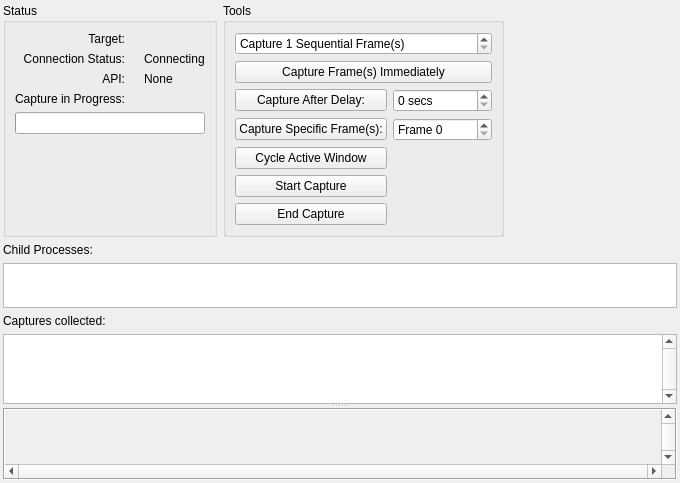
<?xml version="1.0" encoding="UTF-8"?>
<ui version="4.0">
 <class>LiveCapture</class>
 <widget class="QFrame" name="LiveCapture">
  <property name="geometry">
   <rect>
    <x>0</x>
    <y>0</y>
    <width>680</width>
    <height>483</height>
   </rect>
  </property>
  <property name="windowTitle">
   <string>Connecting...</string>
  </property>
  <layout class="QVBoxLayout" name="mainLayout">
   <property name="leftMargin">
    <number>3</number>
   </property>
   <property name="topMargin">
    <number>3</number>
   </property>
   <property name="rightMargin">
    <number>3</number>
   </property>
   <property name="bottomMargin">
    <number>3</number>
   </property>
   <item>
    <widget class="QFrame" name="frame_3">
     <property name="sizePolicy">
      <sizepolicy hsizetype="Preferred" vsizetype="Maximum">
       <horstretch>0</horstretch>
       <verstretch>0</verstretch>
      </sizepolicy>
     </property>
     <layout class="QHBoxLayout" name="horizontalLayout">
      <property name="leftMargin">
       <number>0</number>
      </property>
      <property name="topMargin">
       <number>0</number>
      </property>
      <property name="rightMargin">
       <number>0</number>
      </property>
      <property name="bottomMargin">
       <number>0</number>
      </property>
      <item>
       <widget class="QGroupBox" name="statusGroup">
        <property name="title">
         <string>Status</string>
        </property>
        <layout class="QGridLayout" name="gridLayout_2">
         <item row="0" column="0">
          <widget class="QLabel" name="label">
           <property name="text">
            <string>Target:</string>
           </property>
           <property name="alignment">
            <set>Qt::AlignRight|Qt::AlignTrailing|Qt::AlignVCenter</set>
           </property>
          </widget>
         </item>
         <item row="0" column="2">
          <widget class="QLabel" name="target">
           <property name="text">
            <string/>
           </property>
          </widget>
         </item>
         <item row="1" column="0">
          <widget class="QLabel" name="connectionStatusLabel">
           <property name="text">
            <string>Connection Status:</string>
           </property>
           <property name="alignment">
            <set>Qt::AlignRight|Qt::AlignTrailing|Qt::AlignVCenter</set>
           </property>
          </widget>
         </item>
         <item row="1" column="1">
          <widget class="QLabel" name="connectionIcon">
           <property name="sizePolicy">
            <sizepolicy hsizetype="Fixed" vsizetype="Preferred">
             <horstretch>0</horstretch>
             <verstretch>0</verstretch>
            </sizepolicy>
           </property>
           <property name="text">
            <string/>
           </property>
           <property name="pixmap">
            <pixmap resource="../../Resources/resources.qrc">:/hourglass.png</pixmap>
           </property>
          </widget>
         </item>
         <item row="1" column="2">
          <widget class="QLabel" name="connectionStatus">
           <property name="text">
            <string>Connecting</string>
           </property>
          </widget>
         </item>
         <item row="2" column="0">
          <widget class="QLabel" name="apiStatusLabel">
           <property name="text">
            <string>API:</string>
           </property>
           <property name="alignment">
            <set>Qt::AlignRight|Qt::AlignTrailing|Qt::AlignTop</set>
           </property>
          </widget>
         </item>
         <item row="2" column="1">
          <widget class="RDLabel" name="apiIcon">
           <property name="sizePolicy">
            <sizepolicy hsizetype="Fixed" vsizetype="Preferred">
             <horstretch>0</horstretch>
             <verstretch>0</verstretch>
            </sizepolicy>
           </property>
           <property name="cursor">
            <cursorShape>PointingHandCursor</cursorShape>
           </property>
           <property name="toolTip">
            <string>&lt;p&gt;An API in use is not presenting to a window. This commonly means the API rendering is happening to off-screen targets and either nothing is displayed, or the results are displayed using some other mechanism.&lt;/p&gt;

&lt;p&gt;Without the boundary of a frame, RenderDoc cannot capture by default since it can't tell where to start and stop.&lt;/p&gt;

&lt;p&gt;You can use RenderDoc's In-application API to manually provide markers about where to start and stop the frame capture.&lt;/p&gt;

&lt;p&gt;Click on the icon for more information about this API.&lt;/p&gt;</string>
           </property>
           <property name="pixmap">
            <pixmap resource="../../Resources/resources.qrc">:/information.png</pixmap>
           </property>
          </widget>
         </item>
         <item row="2" column="2">
          <widget class="QLabel" name="apiStatus">
           <property name="text">
            <string>None</string>
           </property>
           <property name="textFormat">
            <enum>Qt::RichText</enum>
           </property>
          </widget>
         </item>
         <item row="3" column="0">
          <widget class="QLabel" name="progressLabel">
           <property name="text">
            <string>Capture in Progress:</string>
           </property>
           <property name="alignment">
            <set>Qt::AlignRight|Qt::AlignTrailing|Qt::AlignVCenter</set>
           </property>
          </widget>
         </item>
         <item row="4" column="0" colspan="3">
          <widget class="QProgressBar" name="progressBar">
           <property name="sizePolicy">
            <sizepolicy hsizetype="Expanding" vsizetype="Fixed">
             <horstretch>0</horstretch>
             <verstretch>0</verstretch>
            </sizepolicy>
           </property>
          </widget>
         </item>
         <item row="5" column="0" colspan="2">
          <spacer name="verticalSpacer_2">
           <property name="orientation">
            <enum>Qt::Vertical</enum>
           </property>
           <property name="sizeHint" stdset="0">
            <size>
             <width>0</width>
             <height>0</height>
            </size>
           </property>
          </spacer>
         </item>
        </layout>
       </widget>
      </item>
      <item>
       <widget class="QGroupBox" name="toolsGroup">
        <property name="title">
         <string>Tools</string>
        </property>
        <layout class="QGridLayout" name="gridLayout_3">
         <item row="0" column="0" colspan="2">
          <widget class="QDoubleSpinBox" name="numFrames">
           <property name="minimumSize">
            <size>
             <width>45</width>
             <height>0</height>
            </size>
           </property>
           <property name="prefix">
            <string>Capture </string>
           </property>
           <property name="suffix">
            <string> Sequential Frame(s)</string>
           </property>
           <property name="decimals">
            <number>0</number>
           </property>
           <property name="minimum">
            <double>1.000000000000000</double>
           </property>
           <property name="maximum">
            <double>10.000000000000000</double>
           </property>
           <property name="value">
            <double>1.000000000000000</double>
           </property>
          </widget>
         </item>
         <item row="1" column="0" colspan="2">
          <widget class="QPushButton" name="triggerImmediateCapture">
           <property name="text">
            <string>Capture Frame(s) Immediately</string>
           </property>
          </widget>
         </item>
         <item row="3" column="0">
          <widget class="QPushButton" name="triggerDelayedCapture">
           <property name="text">
            <string>Capture After Delay:</string>
           </property>
          </widget>
         </item>
         <item row="3" column="1">
          <widget class="QDoubleSpinBox" name="captureDelay">
           <property name="baseSize">
            <size>
             <width>0</width>
             <height>0</height>
            </size>
           </property>
           <property name="suffix">
            <string> secs</string>
           </property>
           <property name="decimals">
            <number>0</number>
           </property>
           <property name="maximum">
            <double>120.000000000000000</double>
           </property>
           <property name="value">
            <double>0.000000000000000</double>
           </property>
          </widget>
         </item>
         <item row="4" column="0">
          <widget class="QPushButton" name="queueCap">
           <property name="text">
            <string>Capture Specific Frame(s):</string>
           </property>
          </widget>
         </item>
         <item row="4" column="1">
          <widget class="QDoubleSpinBox" name="captureFrame">
           <property name="prefix">
            <string>Frame </string>
           </property>
           <property name="decimals">
            <number>0</number>
           </property>
           <property name="maximum">
            <double>10000.000000000000000</double>
           </property>
          </widget>
         </item>
         <item row="5" column="0" colspan="2">
          <spacer name="verticalSpacer">
           <property name="orientation">
            <enum>Qt::Vertical</enum>
           </property>
           <property name="sizeHint" stdset="0">
            <size>
             <width>0</width>
             <height>0</height>
            </size>
           </property>
          </spacer>
         </item>
         <item row="6" column="0">
          <widget class="QPushButton" name="cycleActiveWindow">
           <property name="text">
            <string>Cycle Active Window</string>
           </property>
          </widget>
         </item>
         <item row="7" column="0">
          <widget class="QPushButton" name="triggerCaptureSubmitStart">
           <property name="text">
            <string>Start Capture</string>
           </property>
          </widget>
         </item>
         <item row="8" column="0">
          <widget class="QPushButton" name="triggerCaptureSubmitEnd">
           <property name="text">
            <string>End Capture</string>
           </property>
          </widget>
         </item>
        </layout>
       </widget>
      </item>
      <item>
       <spacer name="horizontalSpacer">
        <property name="orientation">
         <enum>Qt::Horizontal</enum>
        </property>
        <property name="sizeHint" stdset="0">
         <size>
          <width>75</width>
          <height>20</height>
         </size>
        </property>
       </spacer>
      </item>
     </layout>
    </widget>
   </item>
   <item>
    <widget class="QLabel" name="childProcessLabel">
     <property name="sizePolicy">
      <sizepolicy hsizetype="Preferred" vsizetype="Fixed">
       <horstretch>0</horstretch>
       <verstretch>0</verstretch>
      </sizepolicy>
     </property>
     <property name="text">
      <string>Child Processes:</string>
     </property>
    </widget>
   </item>
   <item>
    <widget class="QListWidget" name="childProcesses">
     <property name="sizePolicy">
      <sizepolicy hsizetype="Expanding" vsizetype="Preferred">
       <horstretch>0</horstretch>
       <verstretch>0</verstretch>
      </sizepolicy>
     </property>
     <property name="minimumSize">
      <size>
       <width>0</width>
       <height>40</height>
      </size>
     </property>
     <property name="sizeAdjustPolicy">
      <enum>QAbstractScrollArea::AdjustToContents</enum>
     </property>
     <property name="editTriggers">
      <set>QAbstractItemView::NoEditTriggers</set>
     </property>
     <property name="showDropIndicator" stdset="0">
      <bool>false</bool>
     </property>
     <property name="movement">
      <enum>QListView::Static</enum>
     </property>
     <property name="resizeMode">
      <enum>QListView::Adjust</enum>
     </property>
     <property name="spacing">
      <number>15</number>
     </property>
     <property name="viewMode">
      <enum>QListView::IconMode</enum>
     </property>
    </widget>
   </item>
   <item>
    <widget class="QFrame" name="frame_2">
     <property name="frameShape">
      <enum>QFrame::NoFrame</enum>
     </property>
     <property name="frameShadow">
      <enum>QFrame::Plain</enum>
     </property>
     <layout class="QVBoxLayout" name="verticalLayout_3">
      <property name="spacing">
       <number>0</number>
      </property>
      <property name="leftMargin">
       <number>0</number>
      </property>
      <property name="topMargin">
       <number>0</number>
      </property>
      <property name="rightMargin">
       <number>0</number>
      </property>
      <property name="bottomMargin">
       <number>0</number>
      </property>
      <item>
       <widget class="QSplitter" name="previewSplit">
        <property name="orientation">
         <enum>Qt::Vertical</enum>
        </property>
        <property name="childrenCollapsible">
         <bool>false</bool>
        </property>
        <widget class="QFrame" name="frame">
         <property name="frameShape">
          <enum>QFrame::NoFrame</enum>
         </property>
         <property name="frameShadow">
          <enum>QFrame::Plain</enum>
         </property>
         <layout class="QVBoxLayout" name="verticalLayout_2">
          <property name="leftMargin">
           <number>0</number>
          </property>
          <property name="topMargin">
           <number>0</number>
          </property>
          <property name="rightMargin">
           <number>0</number>
          </property>
          <property name="bottomMargin">
           <number>0</number>
          </property>
          <item>
           <widget class="QLabel" name="capturesLabel">
            <property name="text">
             <string>Captures collected:</string>
            </property>
           </widget>
          </item>
          <item>
           <widget class="RDListWidget" name="captures">
            <property name="verticalScrollBarPolicy">
             <enum>Qt::ScrollBarAlwaysOn</enum>
            </property>
            <property name="horizontalScrollBarPolicy">
             <enum>Qt::ScrollBarAlwaysOff</enum>
            </property>
            <property name="sizeAdjustPolicy">
             <enum>QAbstractScrollArea::AdjustToContents</enum>
            </property>
            <property name="editTriggers">
             <set>QAbstractItemView::EditKeyPressed|QAbstractItemView::SelectedClicked</set>
            </property>
            <property name="showDropIndicator" stdset="0">
             <bool>false</bool>
            </property>
            <property name="selectionMode">
             <enum>QAbstractItemView::ExtendedSelection</enum>
            </property>
            <property name="iconSize">
             <size>
              <width>256</width>
              <height>144</height>
             </size>
            </property>
            <property name="verticalScrollMode">
             <enum>QAbstractItemView::ScrollPerPixel</enum>
            </property>
            <property name="movement">
             <enum>QListView::Static</enum>
            </property>
            <property name="flow">
             <enum>QListView::LeftToRight</enum>
            </property>
            <property name="resizeMode">
             <enum>QListView::Adjust</enum>
            </property>
            <property name="spacing">
             <number>12</number>
            </property>
            <property name="viewMode">
             <enum>QListView::IconMode</enum>
            </property>
            <property name="uniformItemSizes">
             <bool>true</bool>
            </property>
           </widget>
          </item>
         </layout>
        </widget>
        <widget class="QScrollArea" name="previewScroll">
         <property name="sizePolicy">
          <sizepolicy hsizetype="Preferred" vsizetype="Preferred">
           <horstretch>0</horstretch>
           <verstretch>0</verstretch>
          </sizepolicy>
         </property>
         <property name="frameShape">
          <enum>QFrame::Box</enum>
         </property>
         <property name="verticalScrollBarPolicy">
          <enum>Qt::ScrollBarAlwaysOn</enum>
         </property>
         <property name="horizontalScrollBarPolicy">
          <enum>Qt::ScrollBarAlwaysOn</enum>
         </property>
         <property name="sizeAdjustPolicy">
          <enum>QAbstractScrollArea::AdjustToContents</enum>
         </property>
         <property name="alignment">
          <set>Qt::AlignLeading|Qt::AlignLeft|Qt::AlignTop</set>
         </property>
         <widget class="RDLabel" name="preview">
          <property name="geometry">
           <rect>
            <x>0</x>
            <y>0</y>
            <width>16</width>
            <height>16</height>
           </rect>
          </property>
          <property name="sizePolicy">
           <sizepolicy hsizetype="Fixed" vsizetype="Fixed">
            <horstretch>0</horstretch>
            <verstretch>0</verstretch>
           </sizepolicy>
          </property>
         </widget>
        </widget>
       </widget>
      </item>
     </layout>
    </widget>
   </item>
  </layout>
 </widget>
 <customwidgets>
  <customwidget>
   <class>RDLabel</class>
   <extends>QLabel</extends>
   <header>Widgets/Extended/RDLabel.h</header>
  </customwidget>
  <customwidget>
   <class>RDListWidget</class>
   <extends>QListWidget</extends>
   <header>Widgets/Extended/RDListWidget.h</header>
  </customwidget>
 </customwidgets>
 <resources>
  <include location="../../Resources/resources.qrc"/>
 </resources>
 <connections/>
</ui>
